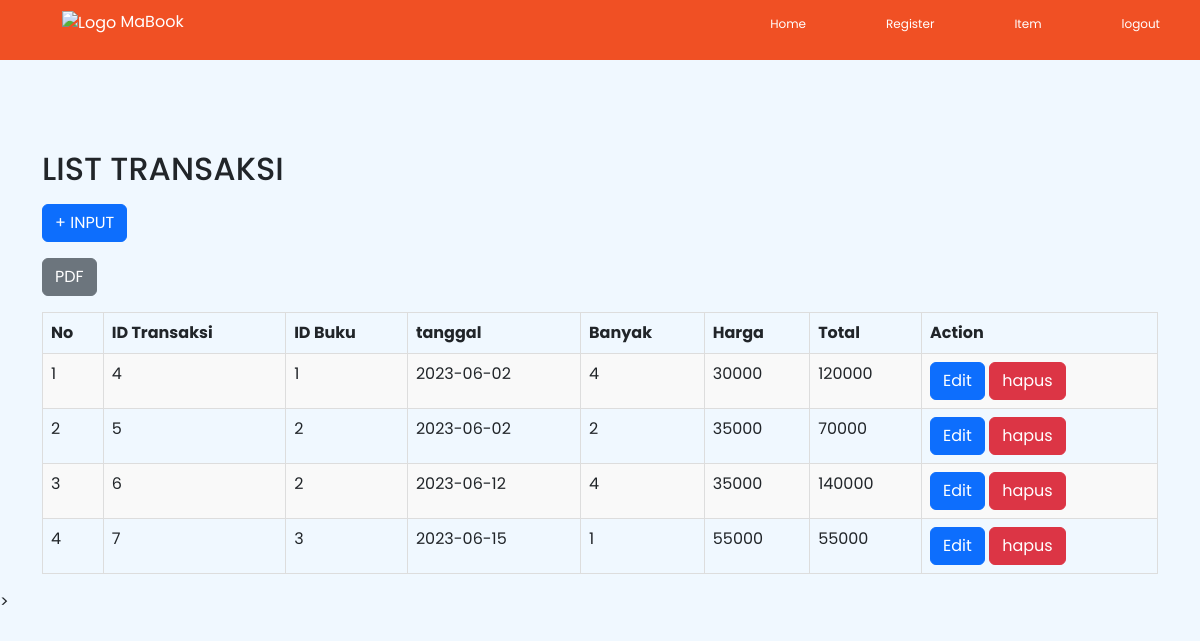
Page /public/Dashboard (signed in) on the committed database.
### tables this page shows
CREATE TABLE `transaksi` (
  `id_transaksi` int(10) UNSIGNED NOT NULL,
  `id_item` int(11) NOT NULL,
  `Tanggal` date NOT NULL,
  `jumlah` int(11) NOT NULL
);

CREATE TABLE `item` (
  `id_item` int(11) NOT NULL,
  `nama_buku` varchar(50) NOT NULL,
  `status` varchar(20) NOT NULL,
  `harga` int(50) NOT NULL,
  `id_kategori` int(11) NOT NULL
);

### app/core/Controller.php (called while the page is built, shortened)
<?php
class controller{
    public function view($view, $data=[]){
        require_once '../app/view/' . $view . '.php';
    }
    public function model($model){
        return new $model;
    }
}

### app/core/App.php (called while the page is built, shortened)
<?php
class App
{
    protected $method = 'index';
    protected $parameter = [];
    public function __construct()
    {
        $this->controller = new $this->controller;
        call_user_func_array([$this->controller, $this->method], $this->parameter);
    }
}

### public/index.php (called while the page is built, shortened)
<?php
$app = new App;

### app/core/Database.php (called while the page is built, shortened)
<?php
class Database
{
    private $host = DB_HOST;
    private $user = DB_USER;
    private $pass = DB_PASS;
    private $db_name = DB_NAME;
    private $dbh;
    private $stmt;
    public function __construct()
    {
        $option = [
            PDO::ATTR_PERSISTENT => true,
            PDO::ATTR_ERRMODE => PDO::ERRMODE_EXCEPTION
        ];
        $dsn = 'mysql:host=' . $this->host . ';dbname=' . $this->db_name;
        try {
            $this->dbh = new PDO($dsn, $this->user, $this->pass, $option);
        } catch (PDOException $e) {
            die($e->getMessage());
        }
    }
    public function query($query)
    {
        $this->stmt = $this->dbh->prepare($query);
    }
    public function execute()
    {
        $this->stmt->execute();
    }
    public function resultSet()
    {
        $this->execute();
        return $this->stmt->fetchAll(PDO::FETCH_ASSOC);
    }
}

### app/model/Master_model.php (called while the page is built, shortened)
<?php
class Master_model
{
    private $db;
    public function __construct()
    {
        $this->db = new Database;
    }
    public function get_peminjaman()
    {
        $this->db->query('SELECT * FROM transaksi INNER JOIN item on transaksi.id_item = item.id_item');
        return $this->db->resultSet();
    }
}

### app/view/dashboard/index.php (the view)
<div class="container" style="padding-top: 150px">
    <h2>LIST TRANSAKSI</h2>
    <?php
    if ($_SESSION['master'] || $_SESSION['admin']) {
        ?>
        <div class="my-3">
            <a href="<?= BASEURL; ?>/Insert/peminjaman" class="btn btn-primary">+ INPUT</a>
        </div>
        <?php
    }
    if($_SESSION['master']){
        ?>
        <div class="my-3">
            <a href="<?= BASEURL; ?>/Dashboard/pdf" class="btn btn-secondary">PDF</a>
        </div>
        <?php
    }
    ?>
    <table class="table">
        <tr>
            <th>No</th>
            <th>ID Transaksi</th>
            <th>ID Buku</th>
            <th>tanggal</th>
            <th>Banyak</th>
            <th>Harga</th>
            <th>Total</th>
            <th>Action</th>
        </tr>
        <?php
        if (!isset($data['tabel']['id_transaksi'])) {
            $no = 1;
            foreach ($data['tabel'] as $row) {
                echo "<tr>
            <td>$no</td>
            <td>" . $row['id_transaksi'] . "</td>
            <td>" . $row['id_item'] . "</td>
            <td>" . $row['Tanggal'] . "</td>
            <td>" . $row['jumlah'] . "</td>
            <td>" . $row['harga'] . "</td>
            <td>" .$row['jumlah'] * $row['harga'] ." </td>
            <td>
                <a class='btn btn-primary' href='/UAS/public/Update/peminjaman/". $row['id_transaksi'] ."'>Edit</a>
                <a class='btn btn-danger' href='/UAS/public/delete/peminjaman/". $row['id_transaksi'] ."'>hapus</a>
            </td>
        </tr>";
                $no++;
            }
        } else {
            echo "<tr>
            <td colspan='7'>Tidak ada data mahasiswa.</td>
        </tr>";
        }
        ?>
    </table>
</div>

### app/controllers/Dashboard.php (shortened to what this page needs)
<?php
class Dashboard extends controller
{
    public function index()
    {
        if ($_SESSION['master'] || $_SESSION['admin']) {
            $data['title'] = "Dashboard admin";
            $data['tabel'] = $this->model('Master_model')->get_peminjaman();
            $this->view('templates/header', $data);
            $this->view('templates/navigation', $data);
            $this->view('dashboard/index', $data);
            $this->view('templates/footer');
        } else if ($_SESSION['user']) {
            $data['title'] = "Dashboard item";
            $data['tabel'] = $this->model('Master_model')->get_buku();
            $this->view('templates/header', $data);
            $this->view('templates/navigation', $data);
            $this->view('dashboard/item', $data);
            $this->view('templates/footer');
        } else {
            header("Location: home");
        }
    }
}
?>

### app/view/templates/header.php (shortened to what this page needs)
<!DOCTYPE html>
<html lang="eng">
<head>
    <link rel="stylesheet" href="http://localhost/UAS/public/css/bootstrap.min.css">
    <link rel="stylesheet" href="http://localhost/UAS/public/css/style.css">
</head>
<body>

### app/view/templates/navigation.php (shortened to what this page needs)
<nav id="nav">
    <div class="background">
    </div>
    <div class="title" style="margin-left: 50px; margin-top:10px">
        <div class="container">
            <img src="https://static-00.iconduck.com/assets.00/open-book-icon-2048x2048-wuklhx59.png"
                style="width: 40px;" alt="Logo" title="MaBook">
            <as>MaBook</as>
        </div>
    </div>
    <div class="box-menu">
        <?php
        if ($_SESSION['master']) {
            ?>
            <a class="li opt nav-link active " href="<?= BASEURL ?>/Dashboard">Home</a>
            <a class="li opt nav-link active" href="<?= BASEURL ?>/Insert/register">Register</a>
            <a class="li opt nav-link active" href="<?= BASEURL ?>/Dashboard/item">Item</a>
            <a class="li opt nav-link active" href="<?= BASEURL ?>/logout">logout</a>
            <?php
        } else if ($_SESSION['admin']) {
            ?>
                <li class="li opt nav-link active"><a class="opt" href="<?= BASEURL ?>/Dashboard/item">Item</a></li>
                <li class="li opt nav-link active"><a class="opt" href="<?= BASEURL ?>/logout">Logout</a></li>
            <?php
        } else if ($_SESSION['user']) {
            ?>
                <a class="li opt nav-link active" href="<?= BASEURL ?>/logout">logout</a>
            <?php
        }
        ?>
    </div>
</nav>

### app/view/templates/footer.php
</body>
</html>>

### public/css/style.css (style rules this page uses)
.btn { display: inline-block !important; text-align: center; }
#nav { width: 100%; position: fixed; align-items: center; z-index: 1; }
.background { background-color: #F05024; width: 100%; position: absolute; display: block; z-index: 1; min-height: 60px; }
.box-menu { display: flex; justify-content: flex-end; width: 100%; position: fixed; min-height: 60px; z-index: 2; margin: 0px; }
.title { z-index: 2; position: absolute; margin-left: 100px; margin-top: 20px; display: flex; color: white; }
.li { list-style: none; padding: 15px 40px; }
.opt { text-decoration: none; color: white; font-size: 12px; }

### app/view/templates/header.php (style rules this page uses)
th, td { text-align: left; padding: 8px; border: 1px solid #ddd; }
th { background-color: #f2f2f2; font-weight: bold; }
tr:nth-child(even) { background-color: #f9f9f9; }
body { font-family: 'Poppins', sans-serif; background: aliceblue; }
::placeholder { font-size: 16px; }

### rows in the picture
transaksi: id_transaksi "4", id_item.id_item "1", Tanggal "2023-06-02", jumlah "4", id_item.harga "30000", $row['jumlah']*$row['harga'] "120000"
transaksi: id_transaksi "5", id_item.id_item "2", Tanggal "2023-06-02", jumlah "2", id_item.harga "35000", $row['jumlah']*$row['harga'] "70000"
transaksi: id_transaksi "6", id_item.id_item "2", Tanggal "2023-06-12", jumlah "4", id_item.harga "35000", $row['jumlah']*$row['harga'] "140000"
transaksi: id_transaksi "7", id_item.id_item "3", Tanggal "2023-06-15", jumlah "1", id_item.harga "55000", $row['jumlah']*$row['harga'] "55000"
